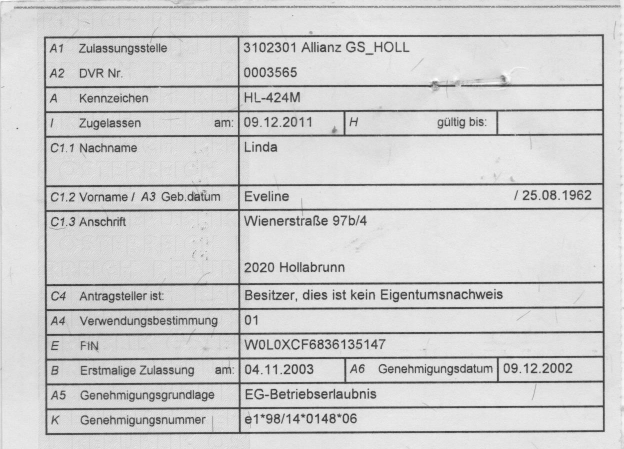
#> input picture 002.jpg, 1248 x 898 px (shown at 1/2 size)
$ python hough.py   (older library calls are emulated)
#> lines starting #> are read from the running program, lines starting #| are printed output that depends on the picture; after the words box and inside, x2 and y2 are one past the last pixel; in counts of white or black regions, pixels touching at a corner belong together
import cv2
import numpy as np

# Open image
img = cv2.imread('002.jpg')
#> img is the input picture: shape (898, 1248, 3); min 38, max 255, mean 207.3

# Convert to gray and binarize
img_gray = cv2.cvtColor(img, cv2.COLOR_BGR2GRAY)
ret, thresh = cv2.threshold(img_gray, 110, 255, cv2.THRESH_BINARY_INV)
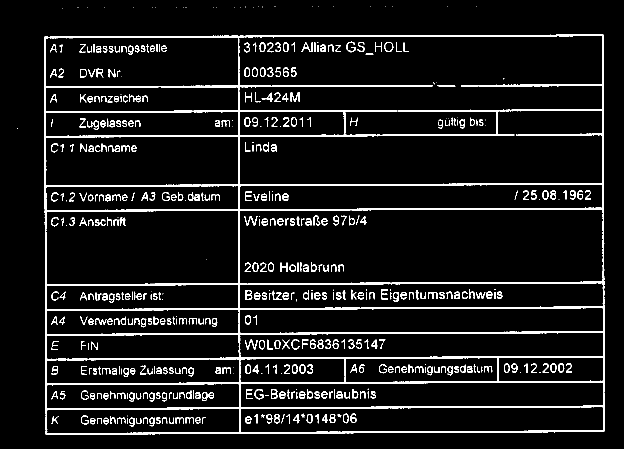
#> thresh: shape (898, 1248) (shown at 1/2 size); 7.6% white; 521 white regions (94 under 20 px), largest, box (x1, y1, x2, y2) and area: (88, 69, 1209, 870) 53480, (544, 170, 866, 174) 1111, (581, 184, 599, 204) 156

# Get rid of small white pixels (opening)
kernel = np.ones((2, 2), np.uint8)
thresh = cv2.morphologyEx(thresh, cv2.MORPH_OPEN, kernel)
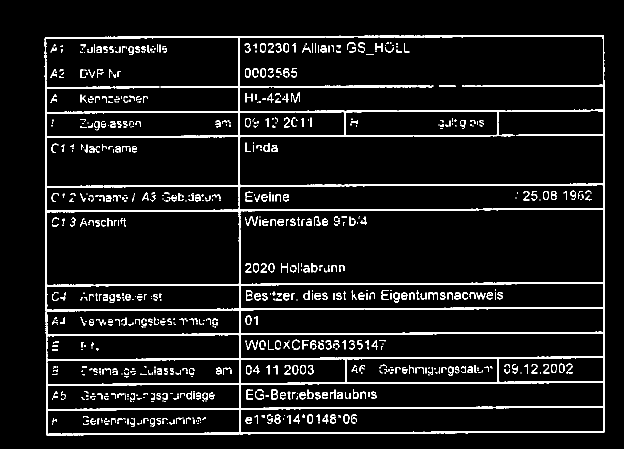
#> thresh: shape (898, 1248) (shown at 1/2 size); 7.3% white; 898 white regions (453 under 20 px)

# Find contours
im2, contours, hierarchy = cv2.findContours(thresh, cv2.RETR_TREE, cv2.CHAIN_APPROX_SIMPLE)
#> contours = 965 contours, 636 with area under 20; largest, box (x1, y1, x2, y2) and area: (89, 70, 1210, 871) 888238, (478, 72, 1207, 371) 200792, (479, 419, 1208, 570) 105989, (92, 422, 479, 571) 56176, (91, 75, 478, 225) 55814
cnt = contours[0]
#> cnt = contour of 297 points, box (x1, y1, x2, y2) (89, 70, 1210, 871), area 888238
M = cv2.moments(cnt)
#> M = moments, m00 888238, centre m10/m00, m01/m00 = (649.3, 469.3)
rect = cv2.minAreaRect(cnt)
#> rect = ((649.9, 469.4), (1119.6, 796.8), -0.264)
box = cv2.boxPoints(rect)
#> box = [[91.94, 870.3], [88.27, 73.56], [1207.8, 68.4], [1211.5, 865.2]]
box = np.int0(box)
#> box = [[91, 870], [88, 73], [1207, 68], [1211, 865]]

# Find angle of rotation of the bounding box
angle = rect[2]
#> angle = -0.264

# Find centroid
Cx = int(M['m10'] / M['m00'])
#> Cx = 649
Cy = int(M['m01'] / M['m00'])
#> Cy = 469
C = (Cx, Cy)
#> C = (649, 469)

# Get rotation matrix
rot = cv2.getRotationMatrix2D(C, angle, 1)
#> rot = [[1, -0.00461, 2.17], [0.00461, 1, -2.99]]
tmp = thresh.shape
#> tmp = (898, 1248)
size = (tmp[1], tmp[0])  # Swap values in size matrix
#> size = (1248, 898)

# Rotate the image by the angle
rotated = cv2.warpAffine(img, rot, size)
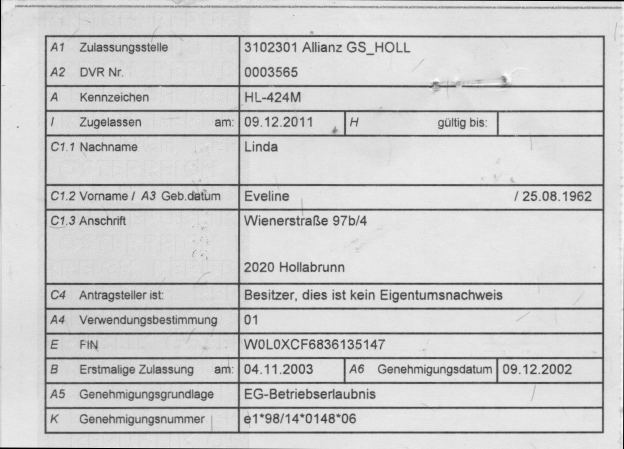
#> rotated: shape (898, 1248, 3) (shown at 1/2 size); min 0, max 255, mean 206.7
rotated_bw = cv2.warpAffine(thresh, rot, size)
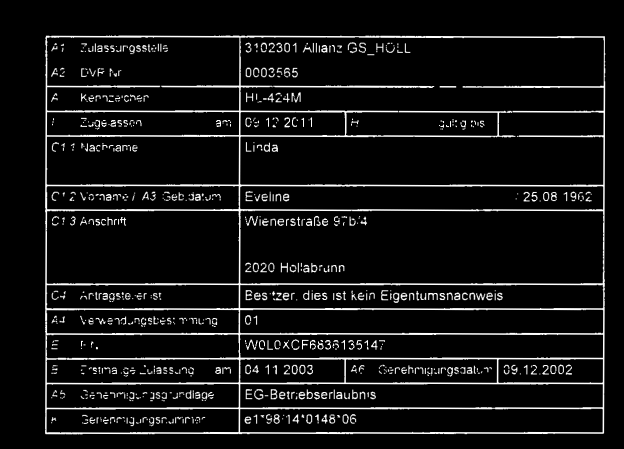
#> rotated_bw: shape (898, 1248) (shown at 1/2 size); min 0, max 255, mean 18.5

# Find contours
im2, contours, hierarchy = cv2.findContours(rotated_bw, cv2.RETR_EXTERNAL, cv2.CHAIN_APPROX_NONE)
#> contours = 1 contour; box (x1, y1, x2, y2) and area: (90, 70, 1211, 869) 890175
cnt = contours[0]
#> cnt = contour of 3826 points, box (x1, y1, x2, y2) (90, 70, 1211, 869), area 890175

x, y, w, h = cv2.boundingRect(cnt)
#> x = 90; y = 70; w = 1121; h = 799
crop_img = rotated[y:y + h, x:x + w]  # Crop from x, y, w, h -> 100, 200, 300, 400
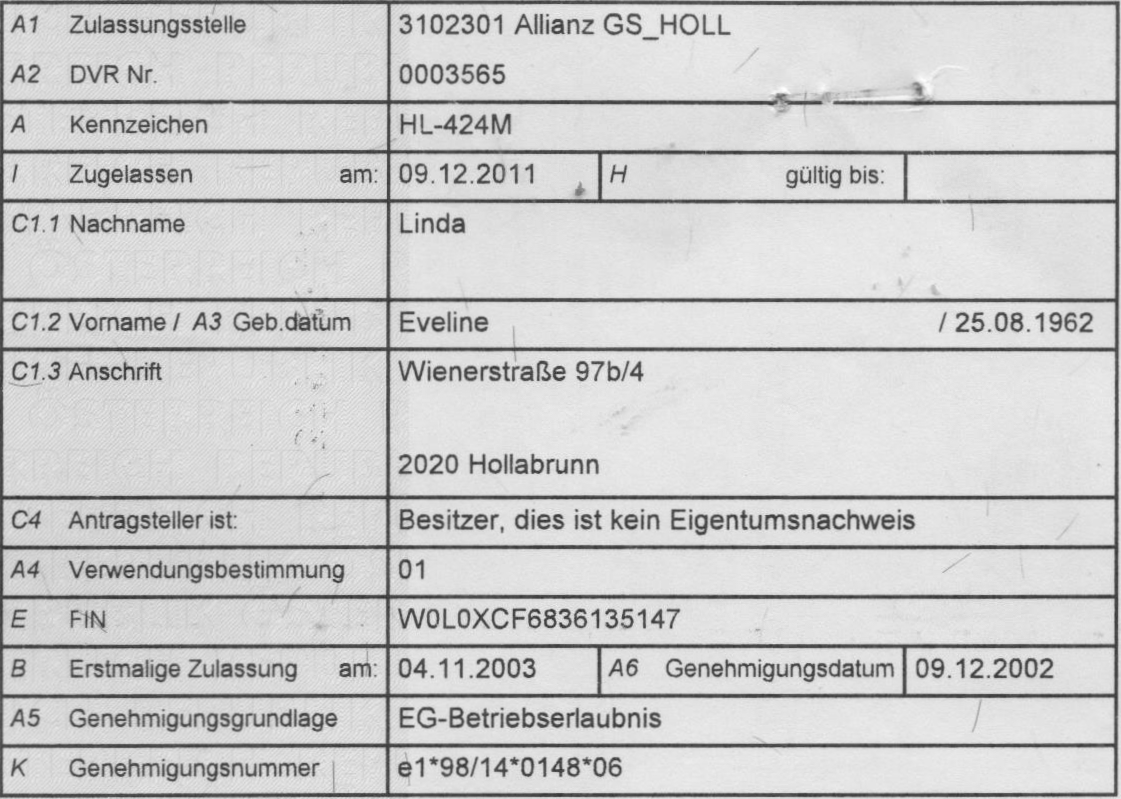
#> crop_img: shape (799, 1121, 3); min 45, max 255, mean 203.8
cropped_bw = rotated_bw[y:y + h, x:x + w]
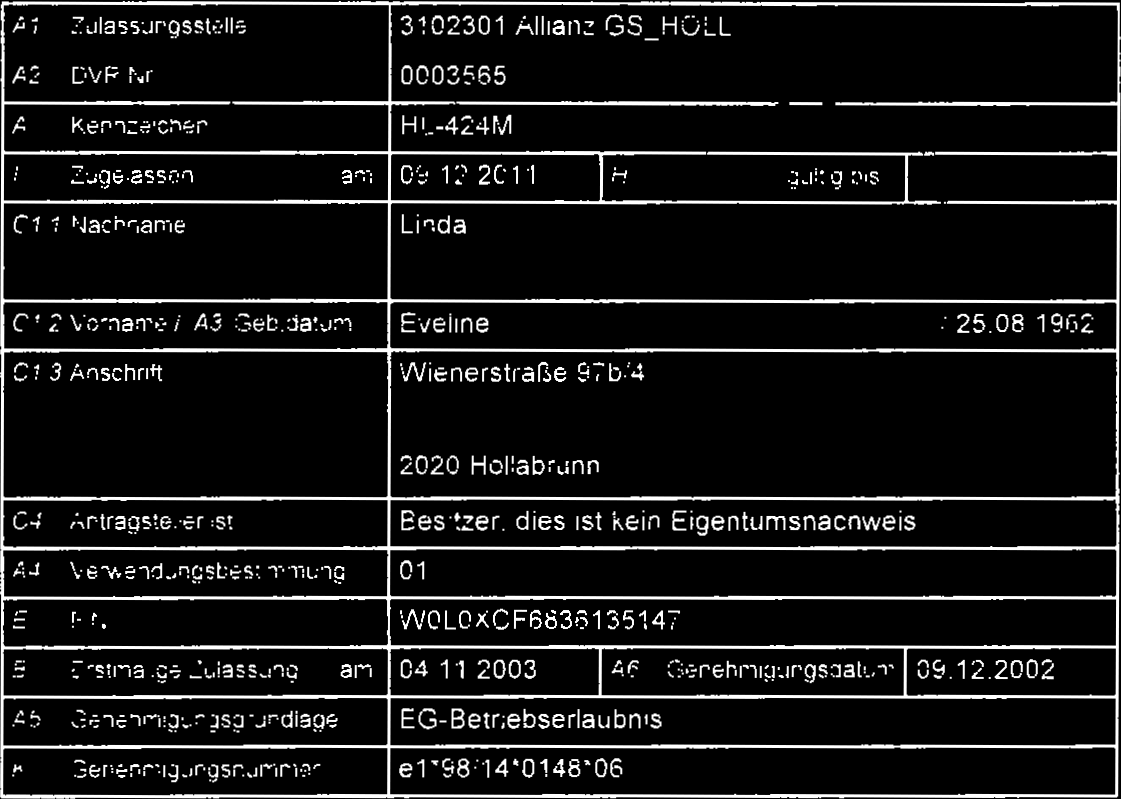
#> cropped_bw: shape (799, 1121); min 0, max 255, mean 23.2

# HOUGH LINES

cv2.imwrite('edges.jpg', cropped_bw)

minLineLength = 10
maxLineGap = 10
lines = cv2.HoughLinesP(cropped_bw, 1, np.pi/2, 50, minLineLength, maxLineGap)
#> lines = 924 rows, first 6: [778, 599, 991, 599], [0, 499, 1119, 499], [0, 301, 1119, 301], [0, 351, 1119, 351], [347, 154, 1120, 154], [0, 548, 1119, 548]

# [12 lines of commented-out code are left out]

for line in lines:
    for x1, y1, x2, y2 in line:
        cv2.line(crop_img, (x1, y1), (x2, y2), (0, 255, 0), 2)
#> this loop made 924 passes
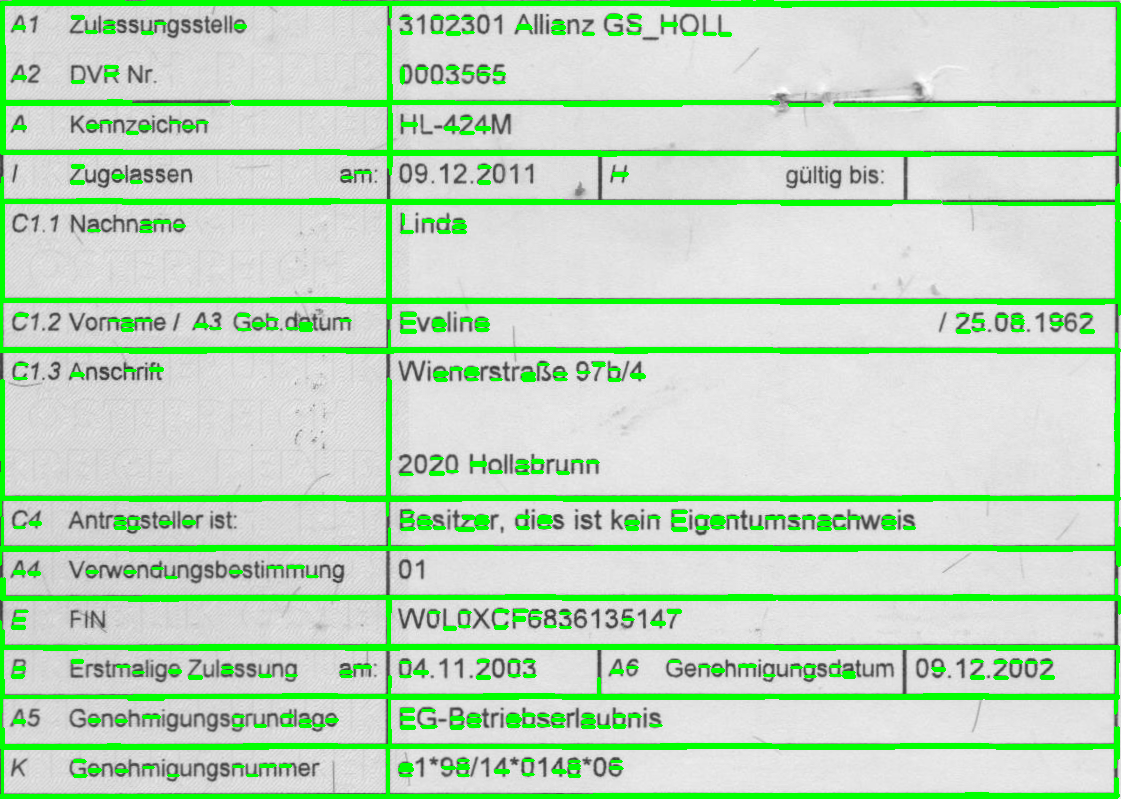
#> crop_img: shape (799, 1121, 3); 12.04% of pixels changed, all inside (x1, y1, x2, y2) = (0, 0, 1121, 799)

cv2.imwrite('lines.jpg', crop_img)

# TODO Still doesn't detect every edge
# TODO Extract information from rows and columns
